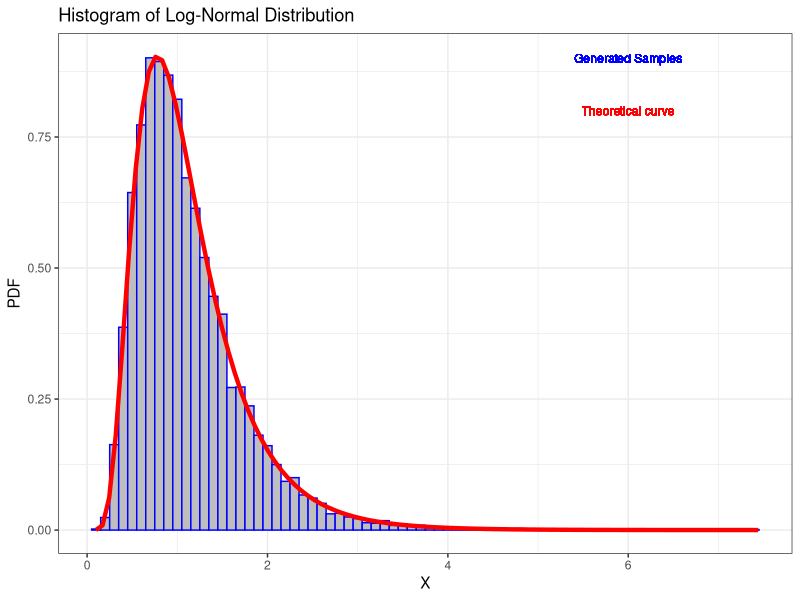

The R script that drew this image:
###############################################################################
####### This code generates n samples from LOG-NORMAL Distribution ############
#######       and Compares with the Theoretical distribution       ############
###############################################################################
set.seed(10)

# Importing libraries
library(ggplot2)

# Setting Number of samples
n <- 10000

# Set parameters of the distribution
mean_dist <- 0
sd_dist <- 0.5

# Function to Generate normally distributed random numbers using uniform distribution
# We are using the Box-Muller method to generate normally distributed random 
# variables using uniform distribution

normal_from_uniform <- function(n, mean_dist, sd_dist) {
  u1 <- runif(n)
  u2 <- runif(n)
  z <- sqrt(-2*log(u1))*cos(2*pi*u2)
  x <- mean_dist + sd_dist*z
  return(x)
}

# Generating Normally distributed random variables
calc_gen = normal_from_uniform(n, mean_dist, sd_dist)

# Checking mean is approximately equal to the set parameter
mean(calc_gen)

# Generating Log-Normally distributed random variables from normal random variables
x <- exp(calc_gen)

# Plotting histogram of random numbers with ggplot
ggplot(data = data.frame(x = x), aes(x = x)) +
  geom_histogram(binwidth = 0.1, aes(y = ..density..), fill = "gray", color = "blue") +
  labs(title = "Histogram of Log-Normal Distribution", x = "X", y = "PDF") +
  # Add theoretical curve
  stat_function(fun = dlnorm, args = list(meanlog = mean_dist, sdlog = sd_dist), color = "red", size = 1.5) +
  # Add labels
  geom_text(aes(x = 6, y = 0.9, label = "Generated Samples"), color = "blue", size = 3) +
  geom_text(aes(x = 6, y = 0.8, label = "Theoretical curve"), color = "red", size = 3) +
  # Setting Theme of GGplot
  theme_bw()


# Comparing the generated log-normal distribution with the theoretical log-normal 
# distribution using the chi-squared goodness-of-fit test and the Kolmogorov-Smirnov (KS) test

# Setting number of bins in the histogram
num_bins <- 50

# Calculating observed frequencies
observed_freq <- hist(x, breaks = seq(0, max(x), length = num_bins+1), plot = FALSE)$counts

# Calculating expected frequencies from theoretical distribution
theoretical_freq <- n * diff(plnorm(seq(0, max(x), length = num_bins+1), meanlog = mean_dist, sdlog = sd_dist))

# Conducting Chi-squared goodness-of-fit test
chisq_test <- chisq.test(observed_freq, p = theoretical_freq, rescale.p = TRUE)

# Printing Chi-squared statistic and p-value
cat("Chi-squared statistic:", chisq_test$statistic, "\n")
cat("p-value:", chisq_test$p.value, "\n")
print("Rejecting the  Null Hypothesis, that states that no relationship exists between observed and expected distributions, at 95% confidence level.")

# Conducting KS test
ks_test <- ks.test(x, "plnorm", meanlog = mean_dist, sdlog = sd_dist)
p_value_ks <- ks_test$p.value

cat("Kolmogorov-Smirnov test results:\n")
cat(sprintf("  Test statistic: %.3f\n", ks_test$statistic))
cat(sprintf("  P-value: %.3e\n", p_value_ks))
print("Can not reject the null hypothesis of KS test that states no relationship exists between observed and expected distributions.")


